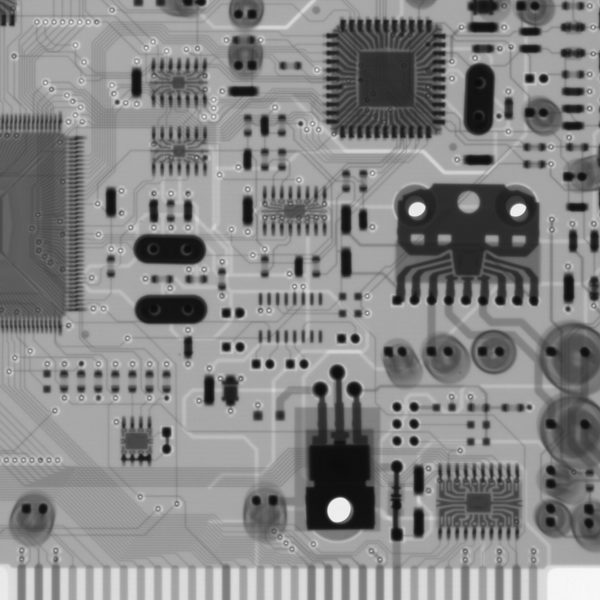
#> input picture statics/images/Fig0703.png, 600 x 600 px
$ python 7-6_gray_level_layering.py
#> lines starting #> are read from the running program, lines starting #| are printed output that depends on the picture; after the words box and inside, x2 and y2 are one past the last pixel; in counts of white or black regions, pixels touching at a corner belong together
import cv2 as cv
import numpy as np
import matplotlib.pyplot as plt

def gray_level_layer():
    gray = cv.imread("../../statics/images/Fig0703.png", flags=0)
#> gray is the input picture: shape (600, 600); min 11, max 249, mean 133.8
    width, height = gray.shape[:2]
#> width = 600; height = 600

    # 二值变换灰度级分层
    a, b = 155, 245
    binLayer = gray.copy()
    LUTtable = np.zeros(256)
    for i in range(256):
        if i < a or i > b:
            LUTtable[i] = 0
        else:
            LUTtable[i] = 255
    binLayer = cv.LUT(binLayer, LUTtable)
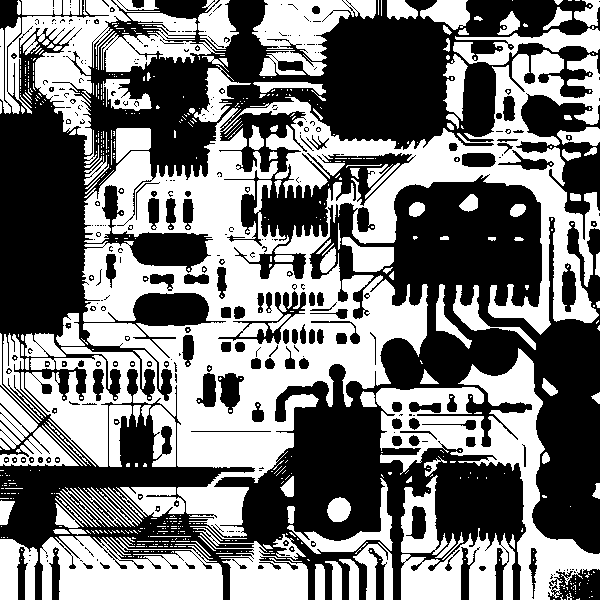
#> binLayer: shape (600, 600) float64; 47.3% white; 675 white regions (526 under 20 px), largest, box (x1, y1, x2, y2) and area: (21, 50, 600, 539) 82326, (376, 348, 600, 600) 14405, (40, 536, 223, 600) 8518

    # 增强选择的灰度窗口
    winLayer = gray.copy()
    LUTtable = np.zeros(256)
    for i in range(256):
        if a <= i <= b:
            LUTtable[i] = 245
        else:
            LUTtable[i] = i
    winLayer = cv.LUT(winLayer, LUTtable)
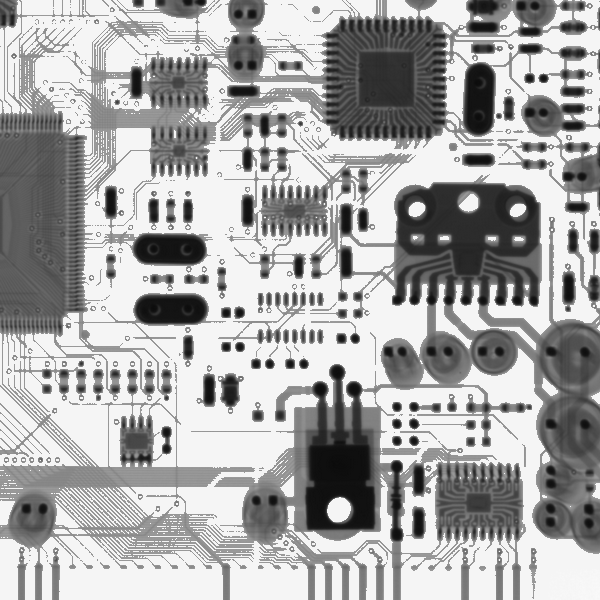
#> winLayer: shape (600, 600) float64; min 11, max 249, mean 169.2

    plt.figure(figsize=(9, 3.5))
    plt.subplot(131), plt.axis('off'), plt.title("1. original")
    plt.imshow(gray, cmap='gray')
    plt.subplot(132), plt.axis('off'), plt.title("2. gray level")
    plt.imshow(binLayer, cmap='gray')
    plt.subplot(133), plt.axis('off'), plt.title("3. gray level")
    plt.imshow(winLayer, cmap='gray')
    plt.tight_layout()
    plt.show()
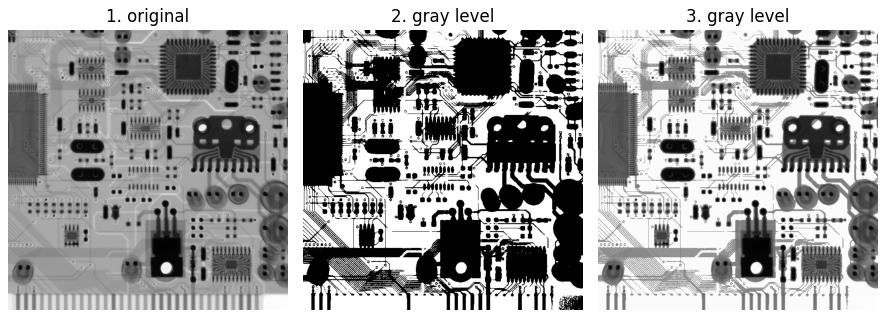
#> figure drawn by matplotlib, 3 panels


if __name__ == '__main__':
    gray_level_layer()

$ run again, with statics/images/Fig0201.png copied over statics/images/Fig0703.png
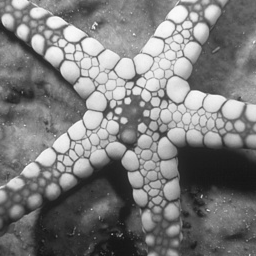
#> input picture statics/images/Fig0201.png, 256 x 256 px
#> in gray_level_layer, gray is the input picture: shape (256, 256); min 19, max 250, mean 124.1
#> in gray_level_layer, `binLayer = cv.LUT(binLayer, LUTtable)`:
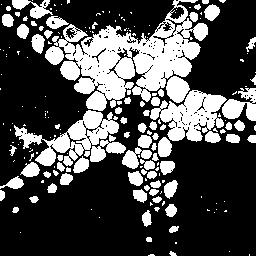
#> binLayer: shape (256, 256) float64; 30.2% white; 199 white regions (123 under 20 px), largest, box (x1, y1, x2, y2) and area: (45, 0, 208, 111) 7795, (14, 110, 119, 166) 2156, (150, 90, 227, 142) 2141
#> in gray_level_layer, `plt.show()`:
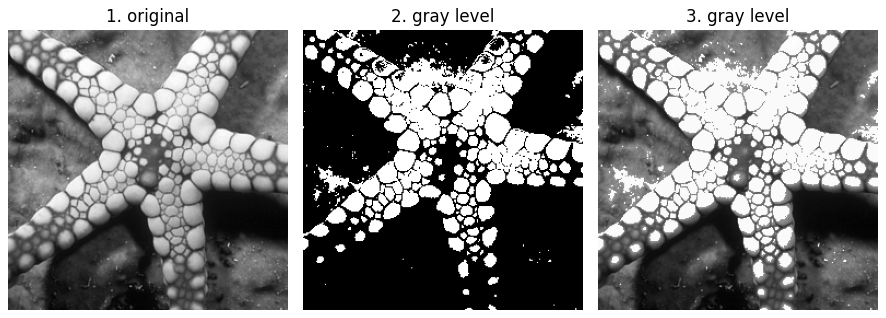
#> figure drawn by matplotlib, 3 panels

$ run again, with statics/images/Fig0301.png copied over statics/images/Fig0703.png
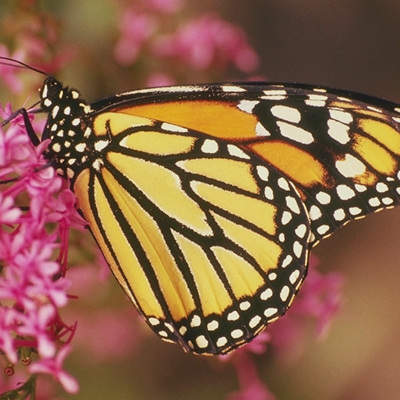
#> input picture statics/images/Fig0301.png, 400 x 400 px
#> in gray_level_layer, `binLayer = cv.LUT(binLayer, LUTtable)`:
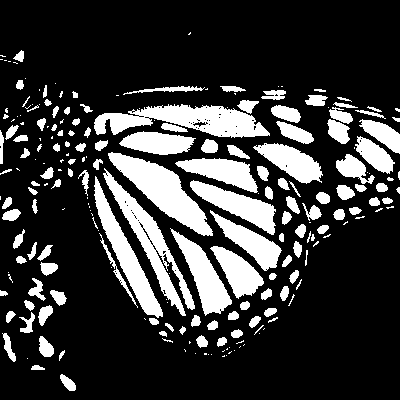
#> binLayer: shape (400, 400) float64; 21.9% white; 223 white regions (93 under 20 px), largest, box (x1, y1, x2, y2) and area: (94, 104, 270, 138) 3320, (108, 152, 213, 236) 3105, (103, 168, 195, 316) 2725
#> in gray_level_layer, `plt.show()`:
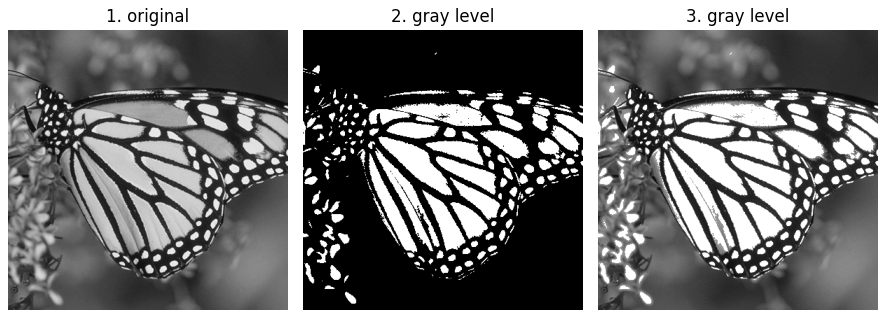
#> figure drawn by matplotlib, 3 panels
